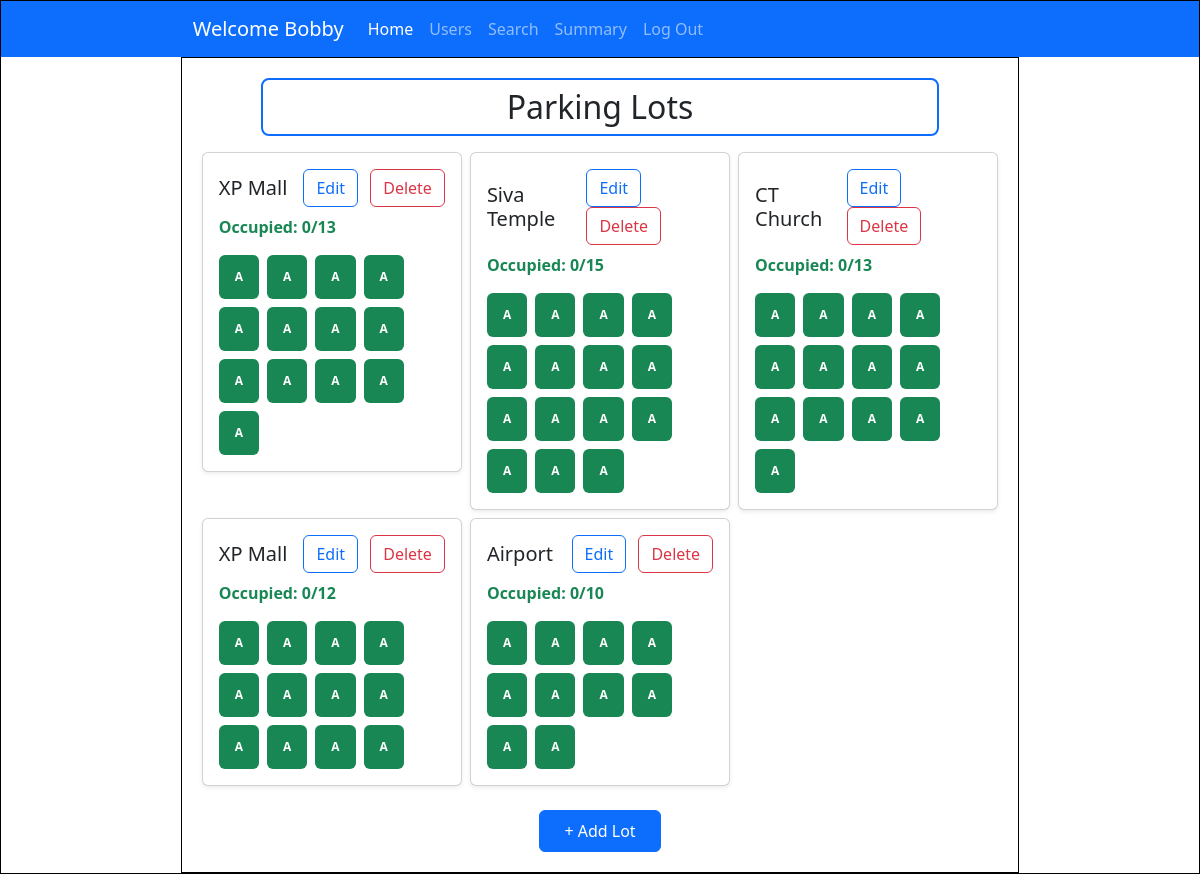
Before: /admin_dashboard (signed in) with the older database file.
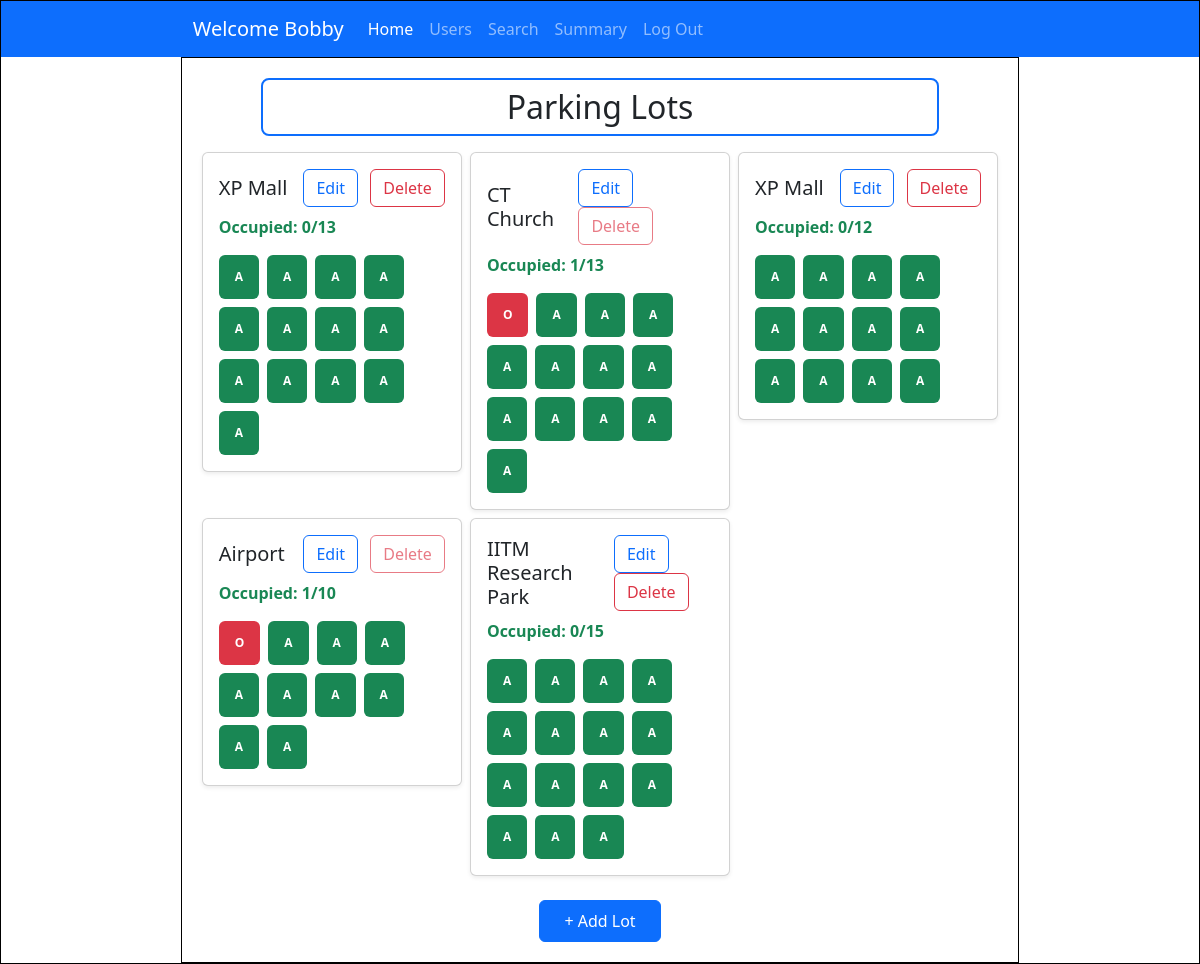
After: the same page with the newer database file.
### controllers/models.py (models this page shows)
class User(db.Model, UserMixin):
    id = db.Column(db.Integer, primary_key=True)
    username = db.Column(db.String, unique=True, nullable = False)
    password = db.Column(db.String, nullable=False)
    name = db.Column(db.String, nullable=False)
    address = db.Column(db.String, nullable=False)
    type = db.Column(db.String, default="general")
    pincode = db.Column(db.String(6), nullable=False)
    reservations = db.relationship('Reservation', backref='user')

class ParkingLot(db.Model):
    id = db.Column(db.Integer, primary_key = True)
    prime_location_name = db.Column(db.String, nullable=False)
    price = db.Column(db.Integer, nullable=False)
    address = db.Column(db.String, nullable=False)
    pincode = db.Column(db.Integer,nullable = False)
    maximum_spots = db.Column(db.Integer, nullable=False)
    active = db.Column(db.Boolean, nullable=False, default=True)
    spots = db.relationship('ParkingSpot', backref='lot')

class ParkingSpot(db.Model):
    id = db.Column(db.Integer, primary_key = True)
    lot_id = db.Column(db.Integer, db.ForeignKey('parking_lot.id'), nullable=False)
    status = db.Column(db.String(1), nullable=False, default='A')
    active = db.Column(db.Boolean, nullable=False, default=True)
    reservations = db.relationship('Reservation', backref='spot')

### controllers/controller.py (the view)
@app.route('/admin_dashboard')
@login_required
def admin_dashboard():
    lots = ParkingLot.query.filter_by(active=1)
    lot_with_avl = []
    for lot in lots:
        tot = ParkingSpot.query.filter_by(lot_id=lot.id, active=1).count()
        occ = ParkingSpot.query.filter_by(lot_id=lot.id, status='O').count()
        lot_with_avl.append({"info": lot, "total": tot, "occupied": occ})
    return render_template("admin_home.html", lots=lot_with_avl, user=current_user)

### app.py (called while the page is built)
@login_manager.user_loader
def load_user(user_id):
    return User.query.get(int(user_id))

### templates/admin_home.html (shortened to what this page needs)
<!DOCTYPE html>
<html lang="en">
<head>
    <link href="https://cdn.jsdelivr.net/npm/bootstrap@5.3.6/dist/css/bootstrap.min.css" rel="stylesheet"
>
    <link rel="stylesheet" href="../static/style.css">
</head>
<body>
    <div id="main">
        <nav class="navbar navbar-expand-lg bg-primary" data-bs-theme="dark">
            <div class="container-fluid">
                <a class="navbar-brand" href="#">Welcome {{user.name}}</a>
                <div class="collapse navbar-collapse" id="navbarNavAltMarkup">
                    <div class="navbar-nav">
                        <a class="nav-link active" aria-current="page" href="#">Home</a>
                        <a class="nav-link" href="/admin_dashboard/users">Users</a>
                        <a class="nav-link" href="/admin_dashboard/search">Search</a>
                        <a class="nav-link" href="#">Summary</a>
                        <a class="nav-link" href="/login">Log Out</a>
                    </div>
                </div>
            </div>
        </nav>
        <div id="canvas">
            <div class="h2 text-center pt-2 pb-2 mb-3 rounded-3 border border-2 border-primary"
                style="margin: auto; width: 85%;">Parking Lots</div>
            <div class="row row-cols-1 row-cols-md-2 row-cols-lg-3 g-2">
                {% for lot in lots %}
                <div class="col">
                    <div class="card h-200 shadow-sm">
                        <div class="card-body">
                            <div class="d-flex justify-content-between align-items-center mb-2">
                                <h5 class="card-title mb-0" style="max-width: 160px">{{ lot.info.prime_location_name }}</h5>
                                <div>
                                    <a href="{{ url_for('edit_lot', lot_id=lot.info.id) }}" type="button"
                                        class="btn btn-outline-primary me-2">Edit</a>
                                    {% if lot.occupied==0 %}
                                    <button type="button" class="btn btn-outline-danger" data-bs-toggle="modal"
                                        data-bs-target="#lotModal{{ lot.info.id }}">Delete</button>
                                    {% else %}
                                    <span class="d-inline-block" tabindex="0" data-bs-toggle="popover" data-bs-trigger="hover focus" data-bs-content="Disabled popover">
                                        <button class="btn btn-outline-danger" type="button" disabled>Delete</button>
                                    </span>
                                    {% endif %}
                                </div>
                            </div>
                            <p class="text-success fw-semibold">Occupied: {{ lot.occupied }}/{{ lot.total }}</p>
                            <div class="d-flex flex-wrap gap-2">
                                {% for spot in lot.info.spots %}
                                {% if spot.status == 'A' %}
                                <a class="badge bg-success p-3" href="{{ url_for('view_spot', spot_id=spot.id) }}"
                                    style="text-decoration:none;">A</a>
                                {% elif spot.status == 'O' %}
                                <a class="badge bg-danger p-3" href="{{ url_for('view_spot', spot_id=spot.id) }}"
                                    style="text-decoration:none;">O</a>
                                {% endif %}
                                {% endfor %}
                            </div>
                        </div>
                    </div>
                </div>
                {% endfor %}
            </div>
            <div class="text-center mt-4">
                <a href="/add_lot" class="btn btn-primary px-4 py-2">+ Add Lot</a>
            </div>
        </div>
    </div>
</body>
</html>

### static/style.css (style rules this page uses)
* { margin: 0px; }
#main, #canvas { border: 1px solid black; }
#canvas { width: 70%; margin: auto; height: auto; min-height: 760px; padding: 20px }
.navbar { padding-left: 15%; padding-right: 15%; }

Changed rows visible on the page:
no longer on this page (row edited): ParkingLot: info.prime_location_name "Siva Temple"
added ParkingLot: info.prime_location_name "IITM Research Park"
Other visible differences:
new list line: "CT Church"
new list line: "Edit Delete Occupied: 1 / 13"
new list line: "Airport"
new list line: "Edit Delete Occupied: 1 / 10"
new list line: "Edit Delete Occupied: 0 / 15"
list line gone: "Edit Delete Occupied: 0 / 15"
list line gone: "CT Church"
list line gone: "Edit Delete Occupied: 0 / 13"
list line gone: "Airport"
list line gone: "Edit Delete Occupied: 0 / 10"
